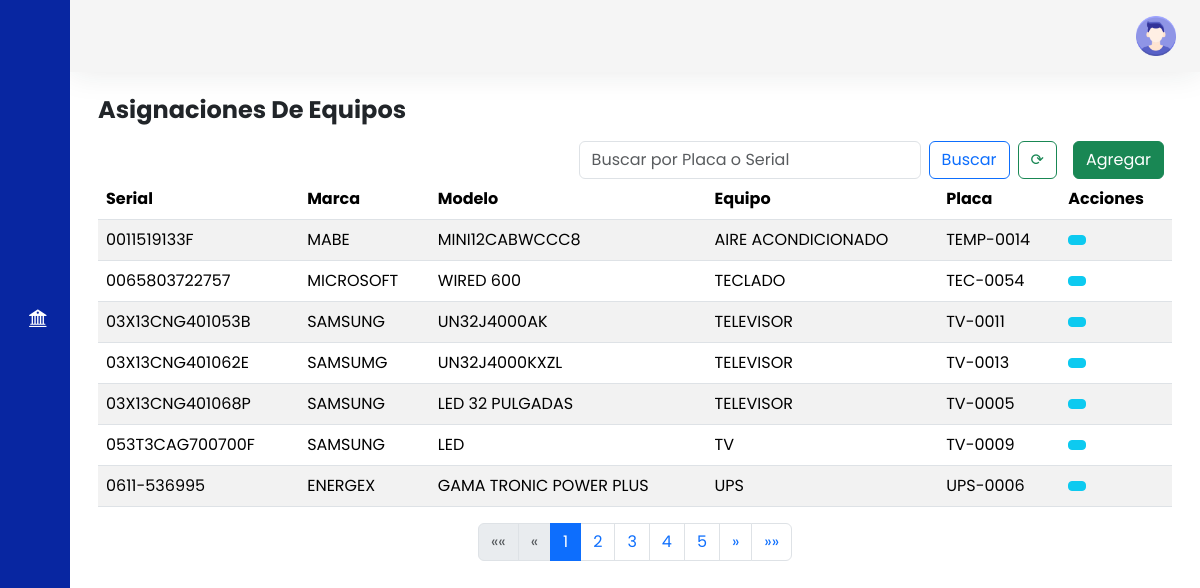
The page /asig_equipos.php (signed in) on the database its author committed.
### tables this page shows
CREATE TABLE `equipos` (
  `serial` varchar(30) NOT NULL,
  `nombre_equipo` varchar(30) DEFAULT NULL,
  `marca` varchar(30) DEFAULT NULL,
  `modelo` varchar(30) DEFAULT NULL,
  `PLACA` varchar(30) DEFAULT NULL,
  `activo_fijo` int(16) DEFAULT NULL,
  `estado` varchar(15) DEFAULT NULL,
  `ip_wlan` varchar(12) DEFAULT NULL,
  `hv` int(4) DEFAULT NULL,
  `ip_lan` varchar(12) DEFAULT NULL,
  `sistema_operativo` varchar(20) DEFAULT NULL,
  `ram` int(2) DEFAULT NULL,
  `disco` varchar(20) DEFAULT NULL,
  `procesador` varchar(50) DEFAULT NULL,
  `fecha_compra` date DEFAULT NULL,
  `costo` varchar(9) DEFAULT NULL,
  `usuario_dominio` varchar(30) DEFAULT NULL,
  `ruta_img` varchar(250) DEFAULT NULL,
  `num_factura` varchar(10) DEFAULT NULL,
  `num_pedido` varchar(10) DEFAULT NULL,
  `host_name` varchar(40) DEFAULT NULL,
  `mac_lan` varchar(30) DEFAULT NULL,
  `mac_wlan` varchar(30) DEFAULT NULL,
  `licencia_w` varchar(40) DEFAULT NULL,
  `paquete_of` varchar(40) DEFAULT NULL,
  `poliza` varchar(4) DEFAULT NULL,
  `correo` varchar(50) DEFAULT NULL,
  `ciudad` varchar(30) NOT NULL DEFAULT 'Bogota'
);

### asig_equipos.php (the view, shortened to what this page needs)
<!DOCTYPE html>
<html lang="es">
<head>
    <link href="https://cdn.lineicons.com/4.0/lineicons.css" rel="stylesheet" />
    <link href="https://cdn.jsdelivr.net/npm/bootstrap-icons/font/bootstrap-icons.css" rel="stylesheet">
    <link href="https://cdn.jsdelivr.net/npm/bootstrap@5.3.2/dist/css/bootstrap.min.css" rel="stylesheet"
>
    <link rel="stylesheet" href="style.css">
</head>
<body>
    <div class="wrapper">
        <aside id="sidebar">
            <div class="d-flex">
                <button class="toggle-btn" type="button">
                </button>
            </div>
            <ul class="sidebar-nav">
                <li class="sidebar-item">
                    <a href="list.php" class="sidebar-link">
                    </a>
                </li>
                <li class="sidebar-item">
                    <a href="list_eq.php" class="sidebar-link">
                    </a>
                </li>
                <li class="sidebar-item">
                    <a href="#" class="sidebar-link collapsed has-dropdown" data-bs-toggle="collapse"
                        data-bs-target="#auth" aria-expanded="false" aria-controls="auth">
                    </a>
                </li>
                <li class="sidebar-item">
                    <a href="mantenimiento.php" class="sidebar-link">
                    </a>
                </li>
                <li class="sidebar-item">
                    <a href="list_pcpt.php" class="sidebar-link">
                    </a>
                </li>
                <li class="sidebar-item">
                    <a href="bajas_poliza.php" class="sidebar-link">
                    <i class="bi bi-bank2"></i>
                    </a>
                </li>
                <li class="sidebar-item">
                    <a href="#" class="sidebar-link collapsed has-dropdown" data-bs-toggle="collapse"
                        data-bs-target="#impresoras" aria-expanded="false" aria-controls="impresoras">
                    </a>
                </li>
        </aside>
        <div class="main">
            <nav class="navbar navbar-expand px-4 py-3">
                <div class="navbar-collapse collapse">
                    <ul class="navbar-nav ms-auto">
                        <li class="nav-item dropdown">
                            <a href="#" data-bs-toggle="dropdown" class="nav-icon pe-md-0">
                                <img src="account.png" class="avatar img-fluid" alt="">
                            </a>
                        </li>
                    </ul>
                </div>
            </nav>
            <main class="content px-3 py-4">
                <div class="container-fluid">
                    <div class="mb-3">
                        <h3 class="fw-bold fs-4 mb-3">Asignaciones De Equipos</h3>
                        <div class="d-grid gap-2 d-md-flex justify-content-md-end">
                        <form class="d-flex" role="search" method="get" action="asig_equipos.php">
                                <input class="form-control me-2" type="search" placeholder="Buscar por Placa o Serial"
                                    aria-label="Search" name="search"
                                    value="<?php echo isset($_GET['search']) ? htmlspecialchars($_GET['search']) : ''; ?>">
                                <button class="btn btn-outline-primary" type="submit">Buscar</button>
                            </form>
                            <a href="asig_equipos.php" class="btn btn-outline-success me-md-2">
                                ⟳
                            </a>
                            <a href="agregar_asignacion.php" class="btn btn-success me-md-2">Agregar</a>
                        </div>
                        <div class="row">
                            <div class="col-12">
                                <table class="table table-striped">
                                    <thead>
                                        <tr class="highlight">
                                            <th scope="col">Serial</th>
                                            <th scope="col">Marca</th>
                                            <th scope="col">Modelo</th>
                                            <th scope="col">Equipo</th>
                                            <th scope="col">Placa</th>
                                            <th scope="col">Acciones</th>
                                        </tr>
                                    </thead>
                                    <tbody>
                                        <?php
                                        $servername = "localhost";
                                        $username = "root";
                                        $password = "";
                                        $dbname = "jp";
                                        $conn = new mysqli($servername, $username, $password, $dbname);
                                        $results_per_page = 7;
                                        if (isset($_GET['page']) && is_numeric($_GET['page'])) {
                                            $page = $_GET['page'];
                                        } else {
                                            $page = 1;
                                        }
                                        $start_from = ($page - 1) * $results_per_page;
                                        $search = isset($_GET['search']) ? $_GET['search'] : '';
                                        $sql = "SELECT serial, marca, modelo, nombre_equipo, placa, activo_fijo FROM equipos WHERE placa LIKE ? OR serial LIKE ? LIMIT $start_from, $results_per_page";
                                        $stmt = $conn->prepare($sql);
                                        $search_term = "%" . $search . "%";
                                        $stmt->bind_param("ss", $search_term,$search_term);
                                        $stmt->execute();
                                        $result = $stmt->get_result();
                                        if ($result->num_rows > 0) {
                                            while ($row = $result->fetch_assoc()) {
                                                $serial = htmlspecialchars($row['serial']);
                                                echo "<tr>";
                                                echo "<td>" . htmlspecialchars($row['serial']) . "</td>";
                                                echo "<td>" . htmlspecialchars($row['marca']) . "</td>";
                                                echo "<td>" . htmlspecialchars($row['modelo']) . "</td>";
                                                echo "<td>" . htmlspecialchars($row['nombre_equipo']) . "</td>";
                                                echo "<td>" . htmlspecialchars($row['placa']) . "</td>";
                                                echo "<td>
                                                <a href='#' class='btn btn-info btn-sm' data-bs-toggle='modal' data-bs-target='#exampleModal' data-serial='" . $serial . "'><i class='lni lni-eye'></i></a>                                                </td>";
                                                echo "</tr>";
                                            }
                                        } else {
                                            echo "<tr><td colspan='5' class='text-center'>No hay equipos registrados</td></tr>";
                                        }
                                        $sql = "SELECT COUNT(*) AS total FROM equipos WHERE placa LIKE ? OR serial LIKE ?";
                                        $stmt = $conn->prepare($sql);
                                        $stmt->bind_param("ss", $search_term,$search_term);
                                        $stmt->execute();
                                        $result = $stmt->get_result();
                                        $row = $result->fetch_assoc();
                                        $total_results = $row['total'];
                                        $total_pages = ceil($total_results / $results_per_page);
                                        ?>
                                    </tbody>
                                </table>
                                <nav aria-label="Page navigation example">
    <ul class="pagination justify-content-center">
        <li class="page-item <?php if ($page <= 1) echo 'disabled'; ?>">
            <a class="page-link" href="?page=1&search=<?php echo urlencode($search); ?>" aria-label="First">
                <span aria-hidden="true">&laquo;&laquo;</span>
            </a>
        </li>
        <li class="page-item <?php if ($page <= 1) echo 'disabled'; ?>">
            <a class="page-link" href="?page=<?php echo $page - 1; ?>&search=<?php echo urlencode($search); ?>" aria-label="Previous">
                <span aria-hidden="true">&laquo;</span>
            </a>
        </li>
        <?php
        $range = 5;
        $start = max(1, $page - floor($range / 2));
        $end = min($total_pages, $start + $range - 1);
        for ($i = $start; $i <= $end; $i++) {
            echo "<li class='page-item " . ($i == $page ? 'active' : '') . "'><a class='page-link' href='?page=$i&search=" . urlencode($search) . "'>$i</a></li>";
        }
        ?>
        <li class="page-item <?php if ($page >= $total_pages) echo 'disabled'; ?>">
            <a class="page-link" href="?page=<?php echo $page + 1; ?>&search=<?php echo urlencode($search); ?>" aria-label="Next">
                <span aria-hidden="true">&raquo;</span>
            </a>
        </li>
        <li class="page-item <?php if ($page >= $total_pages) echo 'disabled'; ?>">
            <a class="page-link" href="?page=<?php echo $total_pages; ?>&search=<?php echo urlencode($search); ?>" aria-label="Last">
                <span aria-hidden="true">&raquo;&raquo;</span>
            </a>
        </li>
    </ul>
</nav>
                            </div>
                        </div>
                    </div>
                </div>
            </main>
        </div>
    </div>
</body>
</html>

### style.css (style rules this page uses)
a { text-decoration: none; }
li { list-style: none; }
body { font-family: 'Poppins', sans-serif; }
.wrapper { display: flex; }
.main { display: flex; flex-direction: column; min-height: 100vh; width: 100%; overflow: inherit; transition: all 0.35s ease-in-out; background-color: #fff; min-width: 0; }
#sidebar { width: 70px; min-width: 70px; z-index: 1000; transition: all .25s ease-in-out; background-color: #0826a1; display: flex; flex-direction: column; }
.toggle-btn { background-color: transparent; cursor: pointer; border: 0; padding: 1rem 1.5rem; }
.sidebar-nav { padding: 2rem 0; flex: 1 1 auto; }
a.sidebar-link { padding: .625rem 1.625rem; color: #FFF; display: block; font-size: 0.9rem; white-space: nowrap; border-left: 3px solid transparent; }
.sidebar-link i, .dropdown-item i { font-size: 1.1rem; margin-right: .75rem; }
.sidebar-item { position: relative; }
.navbar { background-color: #f5f5f5; box-shadow: 0 0 2rem 0 rgba(33, 37, 41, .1); }
.navbar-expand .navbar-collapse { min-width: 200px; }
.avatar { height: 40px; width: 40px; }

### rows shown on the page
equipos: serial "0011519133F", marca "MABE", modelo "MINI12CABWCCC8", nombre_equipo "AIRE ACONDICIONADO", PLACA "TEMP-0014"
equipos: serial "0065803722757", marca "MICROSOFT", modelo "WIRED 600", nombre_equipo "TECLADO", PLACA "TEC-0054"
equipos: serial "03X13CNG401053B", marca "SAMSUNG", modelo "UN32J4000AK", nombre_equipo "TELEVISOR", PLACA "TV-0011"
equipos: serial "03X13CNG401062E", marca "SAMSUMG", modelo "UN32J4000KXZL", nombre_equipo "TELEVISOR", PLACA "TV-0013"
equipos: serial "03X13CNG401068P", marca "SAMSUNG", modelo "LED 32 PULGADAS", nombre_equipo "TELEVISOR", PLACA "TV-0005"
equipos: serial "053T3CAG700700F", marca "SAMSUNG", modelo "LED", nombre_equipo "TV", PLACA "TV-0009"
equipos: serial "0611-536995", marca "ENERGEX", modelo "GAMA TRONIC POWER PLUS", nombre_equipo "UPS", PLACA "UPS-0006"
